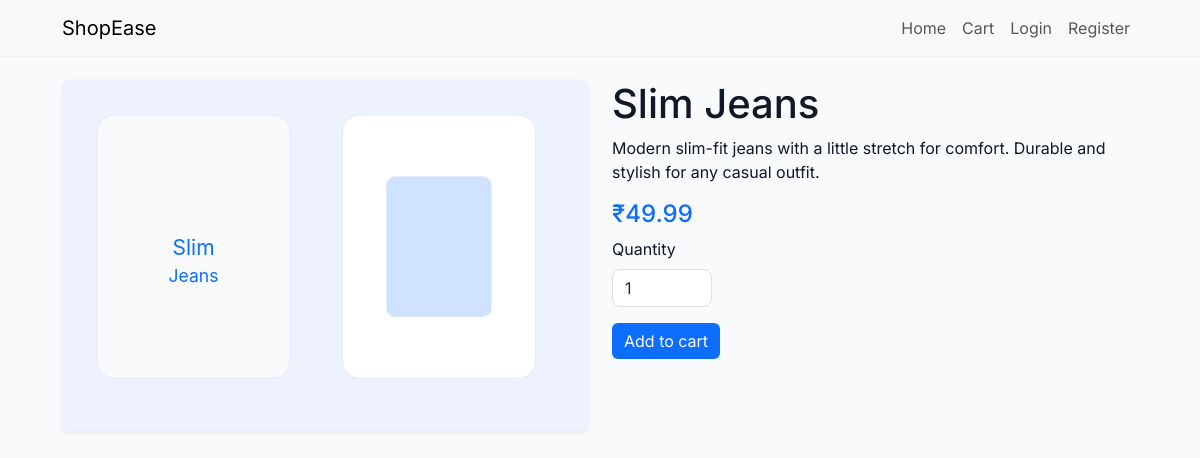
Page /product/slim-jeans/ on the committed database.
### store/models.py (models this page shows, shortened)
class Product(models.Model):
    name = models.CharField(max_length=200)
    slug = models.SlugField(unique=True)
    description = models.TextField(blank=True)
    price = models.DecimalField(max_digits=10, decimal_places=2)
    stock = models.PositiveIntegerField(default=0)
    image = models.ImageField(upload_to='products/', blank=True, null=True)
    created_at = models.DateTimeField(auto_now_add=True)

### store/views.py (the view)
# urls.py: path('product/<slug:slug>/', views.product_detail, name='product_detail'),
def product_detail(request, slug):
    product = get_object_or_404(Product, slug=slug)
    if product.image:
        img = product.image.url
    else:
        img = static_url(f'images/{product.slug}.svg')
    return render(request, 'product_detail.html', {'product': product, 'image_url': img})

### templates/product_detail.html (shortened to what this page needs)
{% extends 'base.html' %}
{% block content %}
  <div class="row">
    <div class="col-md-6">
      <img src="{{ image_url }}" class="img-fluid rounded shadow-sm" alt="{{ product.name }}">
    </div>
    <div class="col-md-6">
      <h1>{{ product.name }}</h1>
      <p>{{ product.description }}</p>
      <h4 class="text-accent">₹{{ product.price }}</h4>
      <form method="post" action="{% url 'add_to_cart' product.id %}">
        <div class="mb-3">
          <label for="quantity" class="form-label">Quantity</label>
          <input type="number" name="quantity" id="quantity" value="1" min="1" class="form-control" style="width:100px;">
        </div>
        <button class="btn btn-primary">Add to cart</button>
      </form>
    </div>
  </div>
{% endblock %}

### static/css/styles.css (style rules this page uses)
:root { --bg: #f8fafc; --accent: #0d6efd; --muted: #6c757d; }
html,body { height:100%; }
body { font-family: 'Inter', system-ui, -apple-system, 'Segoe UI', Roboto, 'Helvetica Neue', Arial; background:var(--bg); color:#111827; }
.text-accent { color:var(--accent) }
.btn-primary { background:var(--accent); border:none }
.form-control { border-radius:8px }

### rows in the picture
Product: name "Slim Jeans", description "Modern slim-fit jeans with a little stretch for comfort. Durable and stylish for any casual outfit.", price "49.99"
